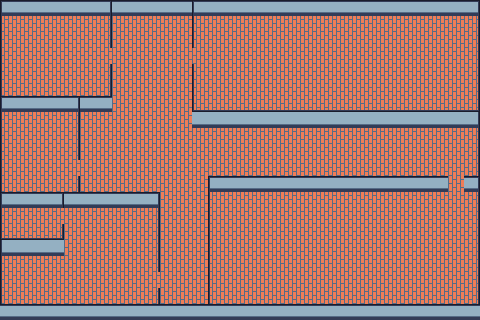

This is a level from a 2D game, rendered from its Tiled map with the project's own tilesets. A one-line summary and the complete map file follow:
An orthogonal 30x20 tile map with 16x16 px tiles, 3 tile layers (Kachelebene 1, Wall, WallTop), 2 tilesets.

<map version="1.10" tiledversion="1.10.2" orientation="orthogonal" renderorder="right-down" width="30" height="20" tilewidth="16" tileheight="16" infinite="0" nextlayerid="4" nextobjectid="1">
 <tileset firstgid="1" source="ground.tsx" />
 <tileset firstgid="65" source="wall.tsx" />
 <layer id="1" name="Kachelebene 1" width="30" height="20">
  <data encoding="csv">
1,1,1,1,1,1,1,1,1,1,1,1,1,1,1,1,1,1,1,1,1,1,1,1,1,1,1,1,1,1,
1,1,1,1,1,1,1,1,1,1,1,1,1,1,1,1,1,1,1,1,1,1,1,1,1,1,1,1,1,1,
1,1,1,1,1,1,1,1,1,1,1,1,1,1,1,1,1,1,1,1,1,1,1,1,1,1,1,1,1,1,
1,1,1,1,1,1,1,1,1,1,1,1,1,1,1,1,1,1,1,1,1,1,1,1,1,1,1,1,1,1,
1,1,1,1,1,1,1,1,1,1,1,1,1,1,1,1,1,1,1,1,1,1,1,1,1,1,1,1,1,1,
1,1,1,1,1,1,1,1,1,1,1,1,1,1,1,1,1,1,1,1,1,1,1,1,1,1,1,1,1,1,
1,1,1,1,1,1,1,1,1,1,1,1,1,1,1,1,1,1,1,1,1,1,1,1,1,1,1,1,1,1,
1,1,1,1,1,1,1,1,1,1,1,1,1,1,1,1,1,1,1,1,1,1,1,1,1,1,1,1,1,1,
1,1,1,1,1,1,1,1,1,1,1,1,1,1,1,1,1,1,1,1,1,1,1,1,1,1,1,1,1,1,
1,1,1,1,1,1,1,1,1,1,1,1,1,1,1,1,1,1,1,1,1,1,1,1,1,1,1,1,1,1,
1,1,1,1,1,1,1,1,1,1,1,1,1,1,1,1,1,1,1,1,1,1,1,1,1,1,1,1,1,1,
1,1,1,1,1,1,1,1,1,1,1,1,1,1,1,1,1,1,1,1,1,1,1,1,1,1,1,1,1,1,
1,1,1,1,1,1,1,1,1,1,1,1,1,1,1,1,1,1,1,1,1,1,1,1,1,1,1,1,1,1,
1,1,1,1,1,1,1,1,1,1,1,1,1,1,1,1,1,1,1,1,1,1,1,1,1,1,1,1,1,1,
1,1,1,1,1,1,1,1,1,1,1,1,1,1,1,1,1,1,1,1,1,1,1,1,1,1,1,1,1,1,
1,1,1,1,1,1,1,1,1,1,1,1,1,1,1,1,1,1,1,1,1,1,1,1,1,1,1,1,1,1,
1,1,1,1,1,1,1,1,1,1,1,1,1,1,1,1,1,1,1,1,1,1,1,1,1,1,1,1,1,1,
1,1,1,1,1,1,1,1,1,1,1,1,1,1,1,1,1,1,1,1,1,1,1,1,1,1,1,1,1,1,
1,1,1,1,1,1,1,1,1,1,1,1,1,1,1,1,1,1,1,1,1,1,1,1,1,1,1,1,1,1,
0,0,0,0,0,0,0,0,0,0,0,0,0,0,0,0,0,0,0,0,0,0,0,0,0,0,0,0,0,0
</data>
 </layer>
 <layer id="3" name="Wall" width="30" height="20">
  <data encoding="csv">
2,2,2,2,2,2,2,2,2,2,2,2,2,2,2,2,2,2,2,2,2,2,2,2,2,2,2,2,2,2,
0,0,0,0,0,0,0,0,0,0,0,0,0,0,0,0,0,0,0,0,0,0,0,0,0,0,0,0,0,0,
0,0,0,0,0,0,0,0,0,0,0,0,0,0,0,0,0,0,0,0,0,0,0,0,0,0,0,0,0,0,
0,0,0,0,0,0,0,0,0,0,0,0,0,0,0,0,0,0,0,0,0,0,0,0,0,0,0,0,0,0,
0,0,0,0,0,0,0,0,0,0,0,0,0,0,0,0,0,0,0,0,0,0,0,0,0,0,0,0,0,0,
0,0,0,0,0,0,0,0,0,0,0,0,0,0,0,0,0,0,0,0,0,0,0,0,0,0,0,0,0,0,
2,2,2,2,2,2,2,0,0,0,0,0,0,0,0,0,0,0,0,0,0,0,0,0,0,0,0,0,0,0,
0,0,0,0,0,0,0,0,0,0,0,0,2,2,2,2,2,2,2,2,2,2,2,2,2,2,2,2,2,2,
0,0,0,0,0,0,0,0,0,0,0,0,0,0,0,0,0,0,0,0,0,0,0,0,0,0,0,0,0,0,
0,0,0,0,0,0,0,0,0,0,0,0,0,0,0,0,0,0,0,0,0,0,0,0,0,0,0,0,0,0,
0,0,0,0,0,0,0,0,0,0,0,0,0,0,0,0,0,0,0,0,0,0,0,0,0,0,0,0,0,0,
0,0,0,0,0,0,0,0,0,0,0,0,0,2,2,2,2,2,2,2,2,2,2,2,2,2,2,2,0,2,
2,2,2,2,2,2,2,2,2,2,0,0,0,0,0,0,0,0,0,0,0,0,0,0,0,0,0,0,0,0,
0,0,0,0,0,0,0,0,0,0,0,0,0,0,0,0,0,0,0,0,0,0,0,0,0,0,0,0,0,0,
0,0,0,0,0,0,0,0,0,0,0,0,0,0,0,0,0,0,0,0,0,0,0,0,0,0,0,0,0,0,
2,2,2,2,0,0,0,0,0,0,0,0,0,0,0,0,0,0,0,0,0,0,0,0,0,0,0,0,0,0,
0,0,0,0,0,0,0,0,0,0,0,0,0,0,0,0,0,0,0,0,0,0,0,0,0,0,0,0,0,0,
0,0,0,0,0,0,0,0,0,0,0,0,0,0,0,0,0,0,0,0,0,0,0,0,0,0,0,0,0,0,
0,0,0,0,0,0,0,0,0,0,0,0,0,0,0,0,0,0,0,0,0,0,0,0,0,0,0,0,0,0,
2,2,2,2,2,2,2,2,2,2,2,2,2,2,2,2,2,2,2,2,2,2,2,2,2,2,2,2,2,2
</data>
 </layer>
 <layer id="2" name="WallTop" width="30" height="20">
  <data encoding="csv">
68,69,69,69,69,69,70,69,69,69,69,69,68,69,69,69,69,69,69,69,69,69,69,69,69,69,69,69,69,70,
71,0,0,0,0,0,72,0,0,0,0,0,71,0,0,0,0,0,0,0,0,0,0,0,0,0,0,0,0,72,
71,0,0,0,0,0,72,0,0,0,0,0,71,0,0,0,0,0,0,0,0,0,0,0,0,0,0,0,0,72,
71,0,0,0,0,0,0,0,0,0,0,0,0,0,0,0,0,0,0,0,0,0,0,0,0,0,0,0,0,72,
71,0,0,0,0,0,72,0,0,0,0,0,71,0,0,0,0,0,0,0,0,0,0,0,0,0,0,0,0,72,
71,0,0,0,0,0,72,0,0,0,0,0,71,0,0,0,0,0,0,0,0,0,0,0,0,0,0,0,0,72,
68,69,69,69,70,69,69,0,0,0,0,0,65,66,66,66,66,66,66,66,66,66,66,66,66,66,66,66,66,67,
71,0,0,0,72,0,0,0,0,0,0,0,0,0,0,0,0,0,0,0,0,0,0,0,0,0,0,0,0,72,
71,0,0,0,72,0,0,0,0,0,0,0,0,0,0,0,0,0,0,0,0,0,0,0,0,0,0,0,0,72,
71,0,0,0,72,0,0,0,0,0,0,0,0,0,0,0,0,0,0,0,0,0,0,0,0,0,0,0,0,72,
71,0,0,0,0,0,0,0,0,0,0,0,0,0,0,0,0,0,0,0,0,0,0,0,0,0,0,0,0,72,
71,0,0,0,72,0,0,0,0,0,0,0,0,68,69,69,69,69,69,69,69,69,69,69,69,69,69,69,0,70,
68,69,69,70,69,69,69,69,69,70,0,0,0,71,0,0,0,0,0,0,0,0,0,0,0,0,0,0,0,72,
71,0,0,0,0,0,0,0,0,72,0,0,0,71,0,0,0,0,0,0,0,0,0,0,0,0,0,0,0,72,
65,66,66,67,0,0,0,0,0,72,0,0,0,71,0,0,0,0,0,0,0,0,0,0,0,0,0,0,0,72,
71,0,0,0,0,0,0,0,0,72,0,0,0,71,0,0,0,0,0,0,0,0,0,0,0,0,0,0,0,72,
71,0,0,0,0,0,0,0,0,72,0,0,0,71,0,0,0,0,0,0,0,0,0,0,0,0,0,0,0,72,
71,0,0,0,0,0,0,0,0,0,0,0,0,71,0,0,0,0,0,0,0,0,0,0,0,0,0,0,0,72,
71,0,0,0,0,0,0,0,0,72,0,0,0,71,0,0,0,0,0,0,0,0,0,0,0,0,0,0,0,72,
69,69,69,69,69,69,69,69,69,69,69,69,69,69,69,69,69,69,69,69,69,69,69,69,69,69,69,69,69,69
</data>
 </layer>
</map>
